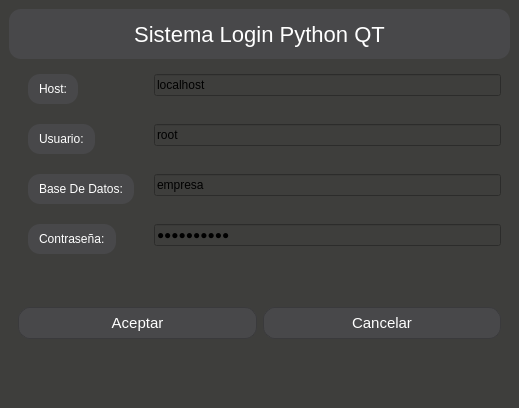
<?xml version="1.0" encoding="UTF-8"?>
<ui version="4.0">
 <class>MainWindow</class>
 <widget class="QMainWindow" name="MainWindow">
  <property name="geometry">
   <rect>
    <x>0</x>
    <y>0</y>
    <width>519</width>
    <height>408</height>
   </rect>
  </property>
  <property name="windowTitle">
   <string>MainWindow</string>
  </property>
  <property name="styleSheet">
   <string notr="true">background-color:#3E3E3C;</string>
  </property>
  <widget class="QWidget" name="centralwidget">
   <layout class="QVBoxLayout" name="verticalLayout_2">
    <item>
     <widget class="QLabel" name="lbTitulo">
      <property name="minimumSize">
       <size>
        <width>495</width>
        <height>47</height>
       </size>
      </property>
      <property name="maximumSize">
       <size>
        <width>16777215</width>
        <height>50</height>
       </size>
      </property>
      <property name="font">
       <font>
        <pointsize>-1</pointsize>
        <weight>50</weight>
        <bold>false</bold>
       </font>
      </property>
      <property name="styleSheet">
       <string notr="true">QLabel {
    background-color: #48484A;  /* gris oscuro estilo macOS, consistente con los labels y QLineEdit */
    color: #FFFFFF;
    font-weight: 400;
    font-size: 22px;
    border: none;
    border-radius: 12px;
    padding: 8px;
}</string>
      </property>
      <property name="text">
       <string>Sistema Login Python QT</string>
      </property>
      <property name="alignment">
       <set>Qt::AlignCenter</set>
      </property>
     </widget>
    </item>
    <item>
     <layout class="QVBoxLayout" name="verticalLayout">
      <item>
       <layout class="QFormLayout" name="formLayout">
        <item row="0" column="0" colspan="2">
         <widget class="QWidget" name="widget" native="true">
          <layout class="QHBoxLayout" name="horizontalLayout_2">
           <item>
            <layout class="QHBoxLayout" name="horizontalLayout">
             <item>
              <layout class="QFormLayout" name="formLayout_2">
               <property name="horizontalSpacing">
                <number>20</number>
               </property>
               <property name="verticalSpacing">
                <number>20</number>
               </property>
               <property name="leftMargin">
                <number>10</number>
               </property>
               <item row="0" column="0">
                <widget class="QLabel" name="lbHost">
                 <property name="font">
                  <font>
                   <pointsize>-1</pointsize>
                   <weight>50</weight>
                   <bold>false</bold>
                  </font>
                 </property>
                 <property name="styleSheet">
                  <string notr="true">QLabel {
    background-color: #48484A;   /* gris oscuro estilo macOS */
    color: #FFFFFF;              /* texto blanco para buen contraste */
    font-weight: 400;
    font-size: 12px;
    border: none; 
    border-radius: 12px;
    padding: 8px;
}</string>
                 </property>
                 <property name="text">
                  <string>Host:</string>
                 </property>
                </widget>
               </item>
               <item row="0" column="1">
                <widget class="QLineEdit" name="txtHost">
                 <property name="styleSheet">
                  <string notr="true">QLineEdit {
    background-color: #48484A;   
    color: #FFFFFF;              
    border: 1px solid #5A5A5C;  
    border-radius: 12px;          
    padding: 6px 10px;           
}
QLineEdit {
    background-color: #48484A;   
    color: #FFFFFF;              
    border: 1px solid #5A5A5C;  
    border-radius: 12px;          
    padding: 6px 10px;           
}
QLineEdit:hover {
    border: 1px solid #0A84FF;  
    background-color: #5A5A5C;  
    border-radius: 12px;  /* &lt;- importante repetir */
}
&quot;&quot;&quot;
</string>
                 </property>
                 <property name="text">
                  <string>localhost</string>
                 </property>
                 <property name="maxLength">
                  <number>11</number>
                 </property>
                </widget>
               </item>
               <item row="1" column="0">
                <widget class="QLabel" name="txtUsuario_2">
                 <property name="font">
                  <font>
                   <pointsize>-1</pointsize>
                   <weight>50</weight>
                   <bold>false</bold>
                  </font>
                 </property>
                 <property name="styleSheet">
                  <string notr="true">QLabel {
    background-color: #48484A;   /* gris oscuro estilo macOS */
    color: #FFFFFF;              /* texto blanco para buen contraste */
    font-weight: 400;
    font-size: 12px;
    border: none; 
    border-radius: 12px;
    padding: 8px;
}</string>
                 </property>
                 <property name="text">
                  <string>Usuario:</string>
                 </property>
                </widget>
               </item>
               <item row="1" column="1">
                <widget class="QLineEdit" name="txtUsuario">
                 <property name="styleSheet">
                  <string notr="true">QLineEdit {
    background-color: #48484A;   
    color: #FFFFFF;              
    border: 1px solid #5A5A5C;  
    border-radius: 12px;          
    padding: 6px 10px;           
}
QLineEdit {
    background-color: #48484A;   
    color: #FFFFFF;              
    border: 1px solid #5A5A5C;  
    border-radius: 12px;          
    padding: 6px 10px;           
}
QLineEdit:hover {
    border: 1px solid #0A84FF;  
    background-color: #5A5A5C;  
    border-radius: 12px;  /* &lt;- importante repetir */
}
&quot;&quot;&quot;
</string>
                 </property>
                 <property name="text">
                  <string>root</string>
                 </property>
                </widget>
               </item>
               <item row="2" column="0">
                <widget class="QLabel" name="lbBD">
                 <property name="font">
                  <font>
                   <pointsize>-1</pointsize>
                   <weight>50</weight>
                   <bold>false</bold>
                  </font>
                 </property>
                 <property name="styleSheet">
                  <string notr="true">QLabel {
    background-color: #48484A;   /* gris oscuro estilo macOS */
    color: #FFFFFF;              /* texto blanco para buen contraste */
    font-weight: 400;
    font-size: 12px;
    border: none; 
    border-radius: 12px;
    padding: 8px;
}</string>
                 </property>
                 <property name="text">
                  <string>Base De Datos:</string>
                 </property>
                </widget>
               </item>
               <item row="2" column="1">
                <widget class="QLineEdit" name="txtBD">
                 <property name="styleSheet">
                  <string notr="true">QLineEdit {
    background-color: #48484A;   
    color: #FFFFFF;              
    border: 1px solid #5A5A5C;  
    border-radius: 12px;          
    padding: 6px 10px;           
}
QLineEdit {
    background-color: #48484A;   
    color: #FFFFFF;              
    border: 1px solid #5A5A5C;  
    border-radius: 12px;          
    padding: 6px 10px;           
}
QLineEdit:hover {
    border: 1px solid #0A84FF;  
    background-color: #5A5A5C;  
    border-radius: 12px;  /* &lt;- importante repetir */
}
&quot;&quot;&quot;
</string>
                 </property>
                 <property name="text">
                  <string>empresa</string>
                 </property>
                </widget>
               </item>
               <item row="3" column="0">
                <widget class="QLabel" name="lbContrasena">
                 <property name="font">
                  <font>
                   <pointsize>-1</pointsize>
                   <weight>50</weight>
                   <bold>false</bold>
                  </font>
                 </property>
                 <property name="styleSheet">
                  <string notr="true">QLabel {
    background-color: #48484A;   /* gris oscuro estilo macOS */
    color: #FFFFFF;              /* texto blanco para buen contraste */
    font-weight: 400;
    font-size: 12px;
    border: none; 
    border-radius: 12px;
    padding: 8px;
}</string>
                 </property>
                 <property name="text">
                  <string>Contraseña:</string>
                 </property>
                </widget>
               </item>
               <item row="3" column="1">
                <widget class="QLineEdit" name="txtContrasena">
                 <property name="styleSheet">
                  <string notr="true">QLineEdit {
    background-color: #48484A;   
    color: #FFFFFF;              
    border: 1px solid #5A5A5C;  
    border-radius: 12px;          
    padding: 6px 10px;           
}
QLineEdit {
    background-color: #48484A;   
    color: #FFFFFF;              
    border: 1px solid #5A5A5C;  
    border-radius: 12px;          
    padding: 6px 10px;           
}
QLineEdit:hover {
    border: 1px solid #0A84FF;  
    background-color: #5A5A5C;  
    border-radius: 12px;  /* &lt;- importante repetir */
}
&quot;&quot;&quot;
</string>
                 </property>
                 <property name="text">
                  <string>1Luminati7</string>
                 </property>
                 <property name="echoMode">
                  <enum>QLineEdit::Password</enum>
                 </property>
                </widget>
               </item>
              </layout>
             </item>
            </layout>
           </item>
          </layout>
         </widget>
        </item>
       </layout>
      </item>
      <item>
       <widget class="QWidget" name="widget_3" native="true">
        <layout class="QHBoxLayout" name="horizontalLayout_7">
         <item>
          <layout class="QHBoxLayout" name="horizontalLayout_8">
           <item>
            <widget class="QPushButton" name="btnAceptar">
             <property name="font">
              <font>
               <pointsize>-1</pointsize>
               <weight>50</weight>
               <bold>false</bold>
              </font>
             </property>
             <property name="styleSheet">
              <string notr="true">QPushButton {
    background-color: #48484A;  /* gris oscuro estilo macOS */
    color: #FFFFFF;              /* texto blanco */
    font-size: 15px;
    font-weight: 400;
    border: 1px solid #3A3A3C;
    border-radius: 12px;
    padding: 6px 12px;           /* un poco de padding para botones pequeños */
}

QPushButton:hover {
    border: 1px solid #0A84FF;  
    background-color: #5C5C5E;   /* gris un poco más claro al pasar mouse */
}

QPushButton:pressed {
    background-color: #3A3A3C;   /* gris más oscuro al presionar */
}</string>
             </property>
             <property name="text">
              <string>Aceptar</string>
             </property>
            </widget>
           </item>
           <item>
            <widget class="QPushButton" name="btnCancelar">
             <property name="font">
              <font>
               <pointsize>-1</pointsize>
               <weight>50</weight>
               <bold>false</bold>
              </font>
             </property>
             <property name="styleSheet">
              <string notr="true">QPushButton {
    background-color: #48484A;  /* gris oscuro estilo macOS */
    color: #FFFFFF;              /* texto blanco */
    font-size: 15px;
    font-weight: 400;
    border: 1px solid #3A3A3C;
    border-radius: 12px;
    padding: 6px 12px;           /* un poco de padding para botones pequeños */
}

QPushButton:hover {
    border: 1px solid #0A84FF;  
    background-color: #5C5C5E;   /* gris un poco más claro al pasar mouse */
}

QPushButton:pressed {
    background-color: #3A3A3C;   /* gris más oscuro al presionar */
}</string>
             </property>
             <property name="text">
              <string>Cancelar</string>
             </property>
            </widget>
           </item>
          </layout>
         </item>
        </layout>
       </widget>
      </item>
     </layout>
    </item>
   </layout>
  </widget>
  <widget class="QMenuBar" name="menubar">
   <property name="geometry">
    <rect>
     <x>0</x>
     <y>0</y>
     <width>519</width>
     <height>22</height>
    </rect>
   </property>
  </widget>
  <widget class="QStatusBar" name="statusbar"/>
 </widget>
 <resources/>
 <connections/>
</ui>
